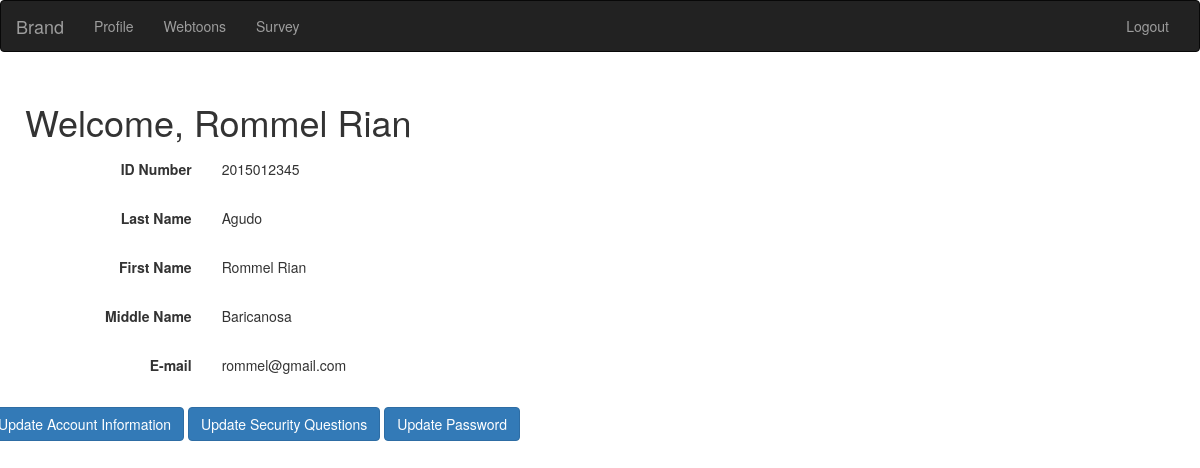
Page /view/employee/profile.php (signed in) on the committed database.
### tables this page shows
CREATE TABLE IF NOT EXISTS `wt_employee` (
`employeeID` int(11) NOT NULL,
  `accountID` int(11) NOT NULL,
  `idnum` varchar(20) NOT NULL,
  `lname` varchar(50) NOT NULL,
  `fname` varchar(100) NOT NULL,
  `mname` varchar(50) NOT NULL,
  `email` varchar(100) NOT NULL
);

### model/model.php (called while the page is built, shortened)
<?php
    function get_field($field, $table, $id) {
        global $con;
        $query = "SELECT * FROM ".$table." WHERE accountID =".$id."" ;
        $result = mysqli_query($con, $query);
        $row = mysqli_fetch_array($result);
        return $row["".$field.""];
    }
?>

### view/employee/profile.php (the view, shortened to what this page needs)
<?php
    require("../../model/model.php");
?>
<!DOCTYPE html>
<html lang="en">
<head>
	<link rel="stylesheet" href="https://maxcdn.bootstrapcdn.com/bootstrap/3.3.7/css/bootstrap.min.css">
	<link rel="stylesheet" type="text/css" href="file_includes/css/index.css">
</head>
<body>
		<nav class="navbar navbar-inverse">
		<div class="container-fluid">
	    <div class="navbar-header">
	      	<a class="navbar-brand" href="#">Brand</a>
	    </div>
  		<div class="collapse navbar-collapse" id="bs-example-navbar-collapse-1">
	      	<ul class="nav navbar-nav">
	      		<li><a href="profile.php">Profile</a></li>
				<li><a href="webtoons.php">Webtoons</a></li>
				<li><a href="survey.php">Survey</a></li>
	        </ul>
	        <ul class="nav navbar-nav navbar-right">
	        	<li><a href="../../controller/logout_controller.php">Logout</a></li>
	        </ul>
	    </div>
		</nav>
	<div id='content' class="container">
		<h1>Welcome, <?php echo get_field('fname', 'wt_employee', $_SESSION['myID']);?></h1>
		<form class="form-horizontal">
			<div class="form-group">
			    <label class="col-sm-2 control-label">ID Number</label>
			    <div class="col-sm-10">
			      <p class="form-control-static"><?php echo get_field('idnum', 'wt_employee', $_SESSION['myID']);?></p>
			    </div>
			</div>
			<div class="form-group">
			    <label class="col-sm-2 control-label">Last Name</label>
			    <div class="col-sm-10">
			      <p class="form-control-static"><?php echo get_field('lname', 'wt_employee', $_SESSION['myID']);?></p>
			    </div>
			</div>
			<div class="form-group">
			    <label class="col-sm-2 control-label">First Name</label>
			    <div class="col-sm-10">
			      <p class="form-control-static"><?php echo get_field('fname', 'wt_employee', $_SESSION['myID']);?></p>
			    </div>
			</div>
			<div class="form-group">
			    <label class="col-sm-2 control-label">Middle Name</label>
			    <div class="col-sm-10">
			      <p class="form-control-static"><?php echo get_field('mname', 'wt_employee', $_SESSION['myID']);?></p>
			    </div>
			</div>
			<div class="form-group">
			    <label class="col-sm-2 control-label">E-mail</label>
			    <div class="col-sm-10">
			      <p class="form-control-static"><?php echo get_field('email', 'wt_employee', $_SESSION['myID']);?></p>
			    </div>
			</div>
		</form>
	</div>
	<div class="row">
		<button type="button" class="btn btn-primary" data-toggle="modal" data-target="#myUpdateAccount">
		  Update Account Information
		</button>
		<button type="button" class="btn btn-primary" data-toggle="modal" data-target="#myUpdateSecurityQ">
		  Update Security Questions
		</button>
		<button type="button" class="btn btn-primary" data-toggle="modal" data-target="#myUpdatePassword">
		  Update Password
		</button>
	</div>
</body>
</html>

### file_includes/css/index.css (style rules this page uses)
.container { padding: 10px; }

### rows in the picture
wt_employee: fname "Rommel Rian", idnum "2015012345", lname "Agudo", mname "Baricanosa", email "rommel@gmail.com"
